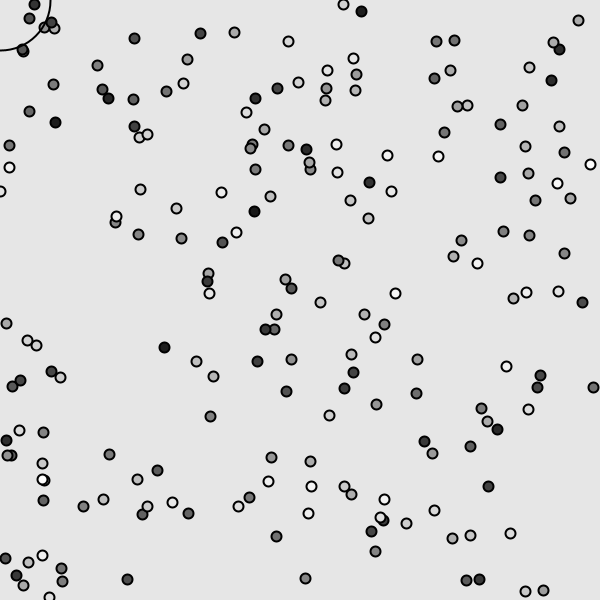
Frame 1 (no input)
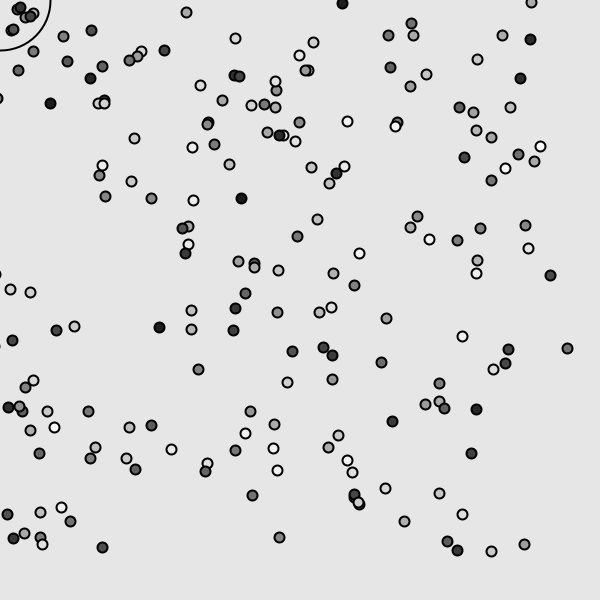
Frame 60 (the mouse pressed at the canvas centre just before this capture)
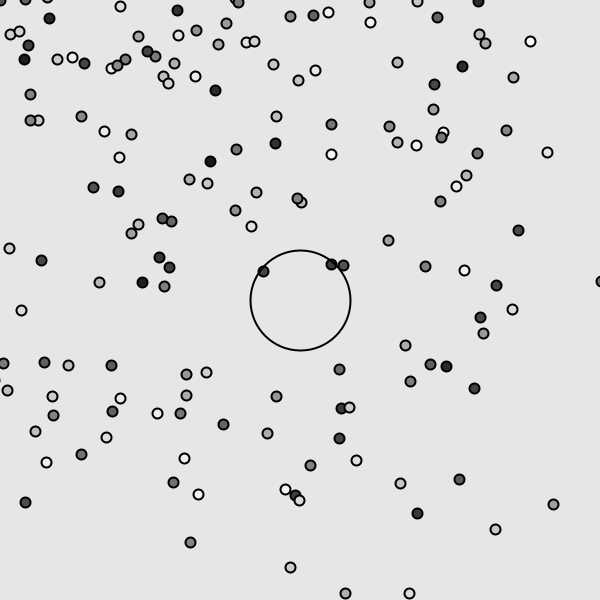
Frame 120 (the mouse held since frame 60 and released just before this capture)

The Processing sketch that drew these frames (run headless with seeded random() and noise(); from frame 60 on, the mouse is pressed at the canvas centre):

// Processing sketch: processing_82649
// ── processing_82649.pde

/* @pjs pauseOnBlur="true"; */  

int pednumber = 200;
Pedestrian[] ped = new Pedestrian[pednumber];
Graph g;

void setup(){
    size(600, 600);
    smooth(3);

    //g = new Graph(200,40);
    PVector location;
    float age;
    for (int i = 0; i<ped.length-1; i++){
        location = new PVector(random(0, width),random(0, height));
        age = random(0.01, 0.1);
        ped[i] = new Pedestrian(location.x,location.y,age);
    }
}

void draw(){
    background(230);
    PVector target = new PVector(float(mouseX),float(mouseY));
    for (int i = 0; i<ped.length-1; i++){   
    ped[i].update();
    ped[i].seek(target);
    ped[i].represent();
    }
    noFill();
    strokeWeight(2);
    ellipse(mouseX, mouseY, 100, 100);
    //g.display();
}
/*
// Create a population graph using age data from pedestrian.
*/

class Graph
{
    PVector loc;
    float gLength, maxX; 
    int ageRem, gRes;
    int[] values;

    //Constructor
    Graph(float _gLength, int _gRes){
        gRes = _gRes;
        gLength = _gLength;
        loc = new PVector(20,height-gLength-40);
        maxX = gLength/4;
        
        //Creating an array of values to store graph coordinates.   
        values = new int[gRes+1];
    }

    void display()
    {
        strokeWeight(3);
        line(loc.x, loc.y, loc.x, loc.y+gLength);
        float mean = 0.0;
        //Filling matrix with values.
        for (int i = 0; i<ped.length-1; i++)
        {// Looping through all pedestrians.
            //Remapping maxforce to "values" length domaint and using to increase values.
            ageRem=int(map(ped[i].maxForce,0.01,0.1,0,values.length));
            values[ageRem] += 1;

            
            mean += ped[i].maxForce;

            //Remapping "values" to 0-1 range. 
            //float valuesRem = map(values[ageRem],0,ped.length-1,0,10);
            //values[ageRem] = int(valuesRem*maxX);
            //println(values[ageRem]);
        }

        fill(255,30);
        strokeWeight(1);
        beginShape();
        vertex(loc.x,loc.y);
        for (int i = 0; i<values.length-1; i++)
        {// This loop creates graph vertex.
            // Scaling values.
            values[i]=values[i]*3;
            //println(values[i]);
            vertex(values[i]+loc.x, loc.y+(i*gLength/gRes));
        }
        vertex(loc.x,loc.y+gLength);
        endShape();

        //Displaying information.
        mean = mean/ped.length;
        fill(0);
        textSize(10);
        text("Mean Age: "+mean, loc.x, loc.y+gLength+20);

        //Reset value[]
        for (int i = 0; i<values.length-1; i++){
            values[i]=0;
        }
    }

}
/*
// Pedestrian class inspired in Daniel Shiffman interpretation over Reynold's theories.
// NHIU.2012, Ángel Linares García.
*/

class Pedestrian 
{
//Vector variables. 
    PVector loc, vel, acc, desiredVel, steer, fleeV;
    Float maxForce, maxSpeed, maxSpeedFlee, r, wander, circle, h;

    Pedestrian (float x, float y, float _maxForce)
    {//Constructor.
        acc = new PVector (0,0);
        vel = new PVector (0,0);
        loc = new PVector (x,y);    
        r = 10.0;
        maxForce = _maxForce;
        maxSpeed = 1.0;
        maxSpeedFlee = 2.0;
        wander=0.0;
    }

    void update()
    {//Euler integration method adaptation.
        vel.add(acc);
        vel.limit(maxSpeed);
        loc.add(vel);
        acc.mult(0);
    }

    void applyForce (PVector force)
    {//Applying Newtons second law.
        acc.add(force); 
    }

    void seek(PVector target)
    {//target seek algorithm
        desiredVel = PVector.sub(target,loc);
        // Decreasing desired vector length.
        float d = desiredVel.mag();
        desiredVel.normalize();

        if (d<100)
        {//Detects if pedestrian is near its target and slowdown.
            float m = map (d,0,100,0,maxSpeed); // Inside 100 units circle velocity decrease from 100 to 0.
            desiredVel.mult(m);
        }else {
            desiredVel.mult(maxSpeed);  //Otherwise, run at max speed.
        }
        
        //Wander algorithm.
        wander += random(-0.1, 0.1);
        circle = desiredVel.mag();
        h = desiredVel.heading2D();
        desiredVel.normalize();
        desiredVel.x = (circle*cos(wander+h));
        desiredVel.y = (circle*sin(wander+h));

        steer = PVector.sub(desiredVel,vel);
        steer.limit(maxForce);
        fleeV = steer;
        
        //Inserted flee function 
        flee();
        applyForce(steer);
    }

    void flee()
    {//Runaway if mouse is pressed
        if (mousePressed == true)
            {//Flee behavior
            wander = 0.0;
            wander += random(-2, 2);
            steer = fleeV;
            steer.mult(-1);
            maxSpeed = maxSpeedFlee;
            }else {
            maxSpeed = 1.0;
            }
    }

    void represent()
    {//Drawing pedestrian form
        strokeWeight(2);
        int ageColor = int(map(maxForce, 0.01, 0.1, 25, 255));
        fill(ageColor);
        ellipse(loc.x, loc.y, r, r);
    }
}
/*
// Target class. It represents a moving target in the canvas.
*/
class Target
{
    PVector loc, vel, acc;
}
